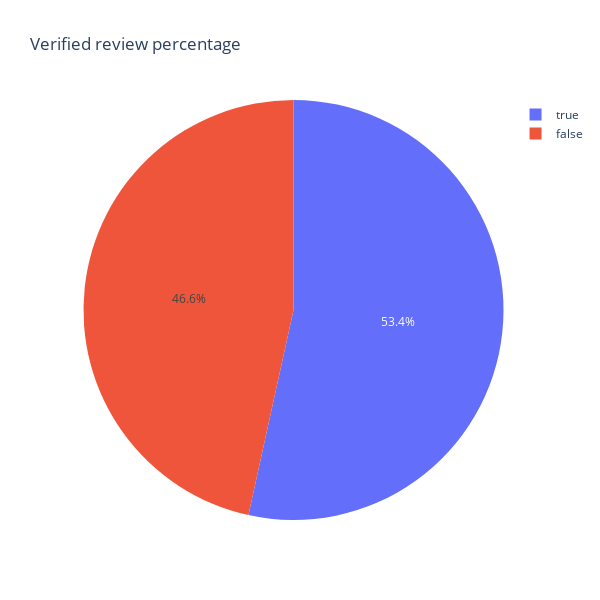

The notebook cell this image was saved under:
### Markdown cell above
# Exploratory data analysis
## Create a pie chart to compare verified and unverified reviews count

### Code cell
review_ver_df = flight_df.groupby('Verified')['Verified'].count().reset_index(name='Total')
fig1 = px.pie(review_ver_df, values='Total', names='Verified', height= 600, width= 600, title='Verified review percentage')
fig1.show()

### Figure 1 — Plotly figure (JSON) as saved in the notebook; plotly's stock layout.template omitted (floating-point values rounded to 4 significant figures)
{"data": [{"domain": {"x": [0, 1], "y": [0, 1]}, "hovertemplate": "Verified=%{label}<br>Total=%{value}<extra></extra>", "labels": [false, true], "legendgroup": "", "name": "", "showlegend": true, "type": "pie", "values": [10732, 12319]}], "layout": {"height": 600, "legend": {"tracegroupgap": 0}, "title": {"text": "Verified review percentage"}, "width": 600}}
